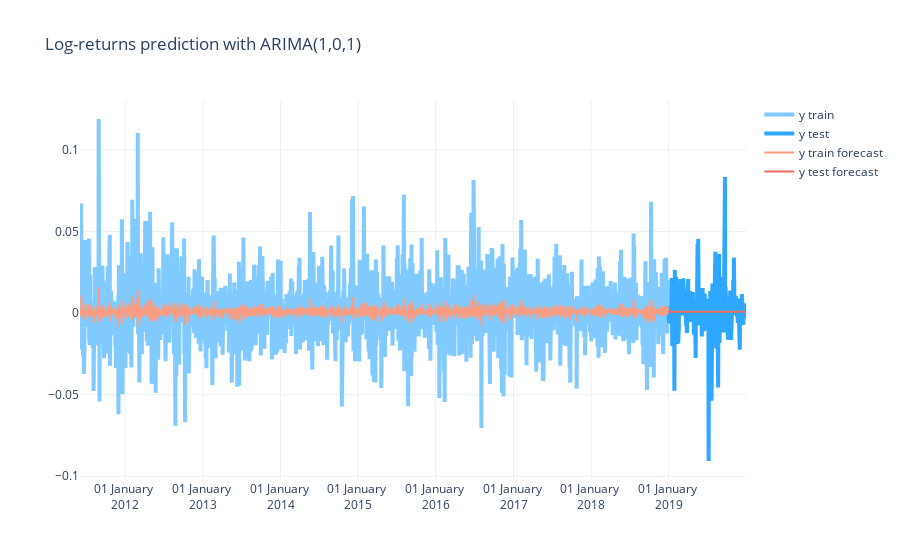

The notebook cell this image was saved under:
### Markdown cell above
Notice, if you use model with differencing, then you need to integrate process 

<pre><code>
yhat = model_fit.predict(start=1, end=y_logrn_train.shape[0]-1)
yhat = yhat + y_logrn_train.values[:-1]  # integrate (inverse differencing)
yhat_test = model_fit.forecast(steps=y_logrn_test.shape[0])[0]
</code></pre>

### Code cell
make_plots(
    "Log-returns prediction with ARIMA(1,0,1)", 
    x_train, y_logrn_train, x_test, 
    y_logrn_test, yhat, yhat_test
)

### Figure 1 — Plotly figure (JSON) as saved in the notebook; plotly's stock layout.template omitted (floating-point values rounded to 4 significant figures; data arrays with more than 128 entries replaced by an {"elided": "..."} marker saying what was removed)
{"data": [{"line": {"color": "#81caff", "width": 4}, "mode": "lines", "name": "y train", "type": "scatter", "x": {"elided": "2769 str values"}, "y": {"elided": "2769 float values"}}, {"line": {"color": "#2da7ff", "width": 4}, "mode": "lines", "name": "y test", "type": "scatter", "x": {"elided": "366 str values"}, "y": {"elided": "366 float values"}}, {"line": {"color": "#f99d82", "width": 2}, "mode": "lines", "name": "y train forecast", "type": "scatter", "x": {"elided": "2769 str values"}, "y": {"elided": "2769 float values"}}, {"line": {"color": "#ef6c64", "width": 2}, "mode": "lines", "name": "y test forecast", "type": "scatter", "x": {"elided": "366 str values"}, "y": {"elided": "366 float values"}}], "layout": {"title": {"text": "Log-returns prediction with ARIMA(1,0,1)"}, "xaxis": {"tickformat": "%d %B <br>%Y"}}}
